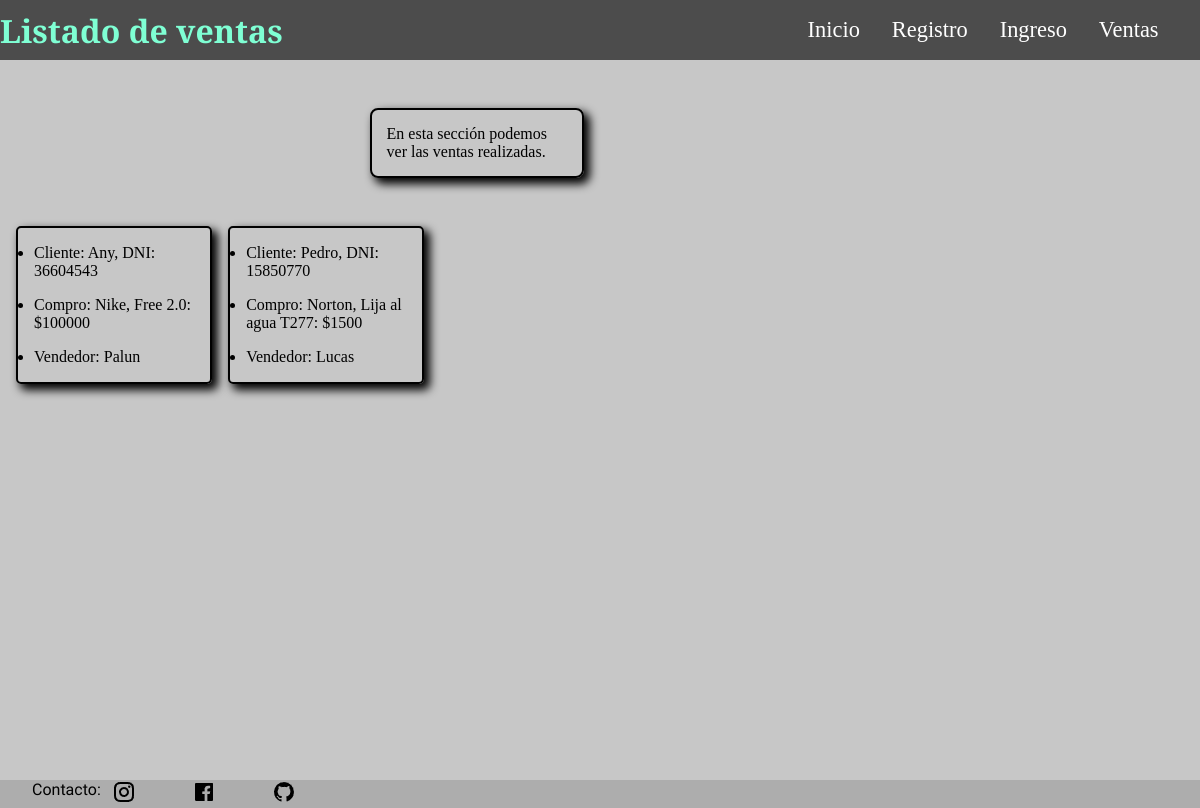
The page /ventas/ventas/lista_ventas on the database as committed earlier.
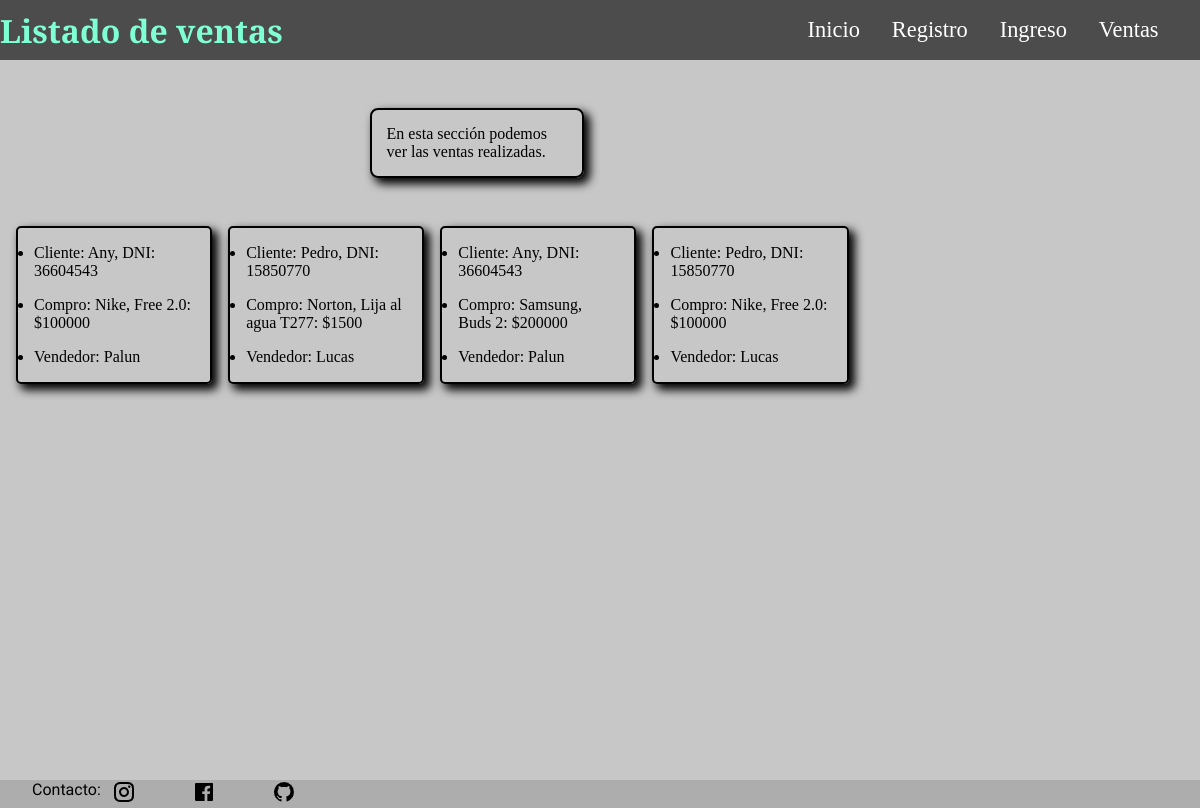
The same page on the database as committed later.
### ventas/models.py (models this page shows, shortened)
class Venta(models.Model):
    producto = models.ForeignKey(NuevoProducto, on_delete=models.SET_NULL, null=True, blank=True)
    cliente = models.ForeignKey(NuevoCliente, on_delete=models.SET_NULL, null=True, blank=True)
    vendedor = models.ForeignKey(Usuario,on_delete=models.SET_NULL, null=True, blank=True)
    fecha_hora = models.DateTimeField(auto_now_add=True)
    class Meta:
        verbose_name = 'Venta'
        verbose_name_plural = 'Ventas'

class NuevoCliente(models.Model):
    nombre = models.CharField(max_length=50)
    dni = models.CharField(max_length=8,validators=[RegexValidator(r'^\d{7,8}$', 'Ingrese un máximo de 8 dígitos.')], unique=True, error_messages={'unique': 'El DNI debe ir sin puntos'}, verbose_name='DNI')
    fecha_nacimiento = models.DateField()
    direccion = models.CharField(max_length=100)
    localidad = models.ForeignKey(Localidad, on_delete=models.SET_NULL, null=True, blank=True)
    def __str__(self):
        return f'{self.nombre}, DNI: {self.dni}'
    class Meta:
        verbose_name = 'Cliente'
        verbose_name_plural = 'Clientes'

class NuevoProducto(models.Model):
    nombre = models.CharField(max_length=100, unique=True, error_messages={'unique': 'Ese producto ya esta registrado.'}, verbose_name='Nombre del producto')
    marca = models.ForeignKey(Marca, on_delete=models.CASCADE, null=True, blank=True, verbose_name='Marca del producto')
    precio = models.IntegerField()
    def __str__(self):
        return f'{self.marca}, {self.nombre}: ${self.precio}'
    class Meta:
        verbose_name = 'Producto'
        verbose_name_plural = 'Productos'

class Marca(models.Model):
    nombre = models.CharField(max_length=100, unique=True, error_messages={'unique': 'Esa marca ya esta registrada.'}, verbose_name='Nombre de la marca')
    pais_origen = models.ForeignKey(Pais, on_delete=models.CASCADE, null=True, blank=True, verbose_name='País de origen')
    def __str__(self):
        return self.nombre
    class Meta:
        verbose_name = 'Marca'
        verbose_name_plural = 'Marcas'

### ingreso/models.py (models this page shows)
class Usuario(models.Model):
    nombre = models.CharField(max_length=50, verbose_name='Nombre')
    nacimiento = models.DateField(verbose_name='Fecha de nacimiento')
    puesto = models.CharField(max_length=50, verbose_name='Puesto')
    fecha_ingreso = models.DateField(verbose_name='Ingreso a la empresa')
    def __str__(self):
        return self.nombre
    class Meta:
        verbose_name = "usuario"
        verbose_name_plural = "usuarios"

### ventas/views.py (the view)
# urls.py: path('ventas/lista_ventas', listaventas, name='lista_ventas'),
def listaventas(request):
    lista_ventas = Venta.objects.all()
    return render(request, 'ventas/lista_ventas.html', {'lista_ventas': lista_ventas})

### ventas/templates/ventas/lista_ventas.html (shortened to what this page needs)
{% extends 'core/base.html' %}
{% block content %}
    <nav class="contenedor_nav">
        <div class="navegador">
            <h2 class="titulo">Listado de ventas</h2>
        </div>
        <div class="links">
            <p><a href="{% url 'core:index' %}" class="link">Inicio</a></p>
            <p><a href="{% url 'ingreso:registro_index' %}" class="link">Registro</a></p>
            <p><a href="{% url 'ingreso:index' %}" class="link">Ingreso</a></p>
            <p><a href="{% url 'ventas:index' %}" class="link">Ventas</a></p>
        </div>
    </nav>
    <div class="cuerpo">
        <main class="principal">
            <div class="explicacion">
                <p>En esta sección podemos ver las ventas realizadas.</p>
            </div>
            <div class="lista_ventas">
                {% for lista in lista_ventas %}
                <ul class="lista">
                    <li>Cliente: {{ lista.cliente }}</li>
                    <li>Compro: {{lista.producto}}</li>
                    <li>Vendedor: {{lista.vendedor}}</li>
                </ul>
                <br>
                {% endfor %}
            </div>
        </main>
    </div>
{% endblock content %}

Rows that differ between the two databases and show on the page:
added Venta: cliente "Any, DNI: 36604543", producto "Samsung, Buds 2: $200000", vendedor "Palun"
added Venta: cliente "Pedro, DNI: 15850770", producto "Nike, Free 2.0: $100000", vendedor "Lucas"
